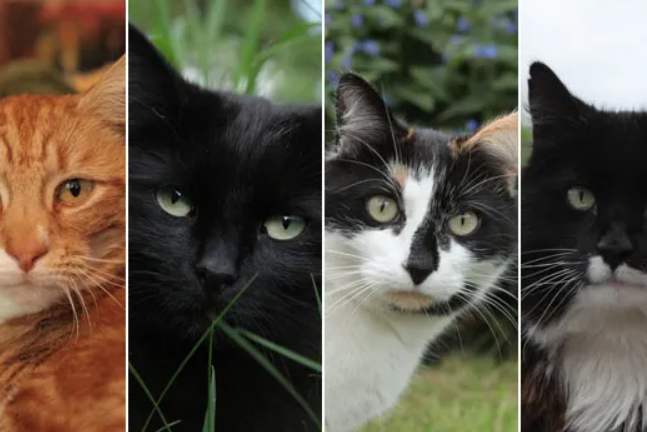
#> input picture gatos.png, 647 x 432 px
$ python Q3.py
#> lines starting #> are read from the running program, lines starting #| are printed output that depends on the picture; after the words box and inside, x2 and y2 are one past the last pixel; in counts of white or black regions, pixels touching at a corner belong together
import cv2
import numpy as np

# =========================
# 1. LEITURA
# =========================
img = cv2.imread("gatos.png")
#> img is the input picture: shape (432, 647, 3); mean B, G, R 70.1, 84.4, 92.1
if img is None:
    raise ValueError("Imagem não encontrada!")

original = img.copy()

# =========================
# 2. PRÉ-PROCESSAMENTO
# =========================
gray = cv2.cvtColor(img, cv2.COLOR_BGR2GRAY)
blur = cv2.GaussianBlur(gray, (5, 5), 0)

_, binary = cv2.threshold(
    blur, 0, 255, cv2.THRESH_BINARY_INV + cv2.THRESH_OTSU
)
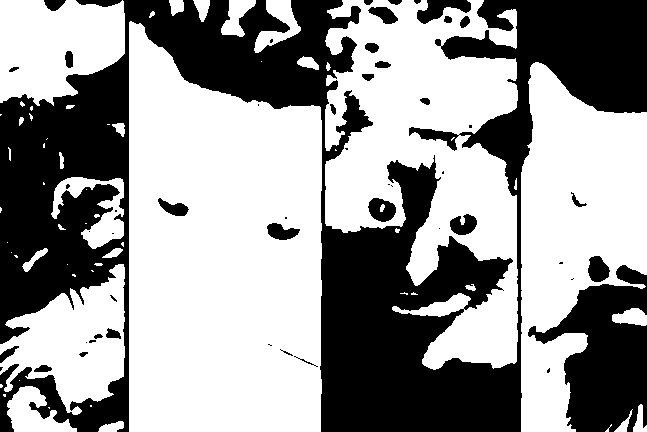
#> binary: shape (432, 647); 59.4% white; 52 black regions (21 under 20 px), largest, box (x1, y1, x2, y2) and area: (0, 0, 647, 432) 97958, (528, 265, 647, 432) 10968, (417, 0, 471, 24) 674

cv2.imwrite("01_binary.png", binary)

# =========================
# 3. MORFOLOGIA
# =========================
kernel = np.ones((3, 3), np.uint8)

opening = cv2.morphologyEx(binary, cv2.MORPH_OPEN, kernel, iterations=2)
#> opening: shape (432, 647); 58.6% white; 28 black regions (9 under 20 px), largest, box (x1, y1, x2, y2) and area: (0, 0, 647, 432) 100889, (528, 256, 647, 432) 11604, (417, 0, 471, 28) 831
cv2.imwrite("02_opening.png", opening)

sure_bg = cv2.dilate(opening, kernel, iterations=3)
#> sure_bg: shape (432, 647); 67.5% white; 29 black regions (12 under 20 px), largest, box (x1, y1, x2, y2) and area: (324, 164, 518, 432) 29174, (0, 59, 126, 340) 21280, (444, 0, 647, 193) 14905
cv2.imwrite("03_sure_bg.png", sure_bg)

# =========================
# 4. DISTANCE TRANSFORM
# =========================
dist = cv2.distanceTransform(opening, cv2.DIST_L2, 5)

dist_norm = cv2.normalize(dist, None, 0, 255, cv2.NORM_MINMAX)
dist_norm = np.uint8(dist_norm)

cv2.imwrite("04_distance.png", dist_norm)

_, sure_fg = cv2.threshold(dist, 0.4 * dist.max(), 255, 0)
#> sure_fg: shape (432, 647) float32; 9.2% white; 3 white regions, box (x1, y1, x2, y2) and area: (167, 114, 284, 432) 22624, (567, 139, 647, 233) 2877, (0, 0, 15, 32) 293
sure_fg = np.uint8(sure_fg)

cv2.imwrite("05_sure_fg.png", sure_fg)

# =========================
# 5. UNKNOWN REGION
# =========================
unknown = cv2.subtract(sure_bg, sure_fg)
#> unknown: shape (432, 647); 58.3% white; 32 black regions (12 under 20 px), largest, box (x1, y1, x2, y2) and area: (324, 164, 518, 432) 29174, (167, 114, 284, 432) 22624, (0, 59, 126, 340) 21280
cv2.imwrite("06_unknown.png", unknown)

# =========================
# 6. MARCADORES
# =========================
num_labels, markers = cv2.connectedComponents(sure_fg)
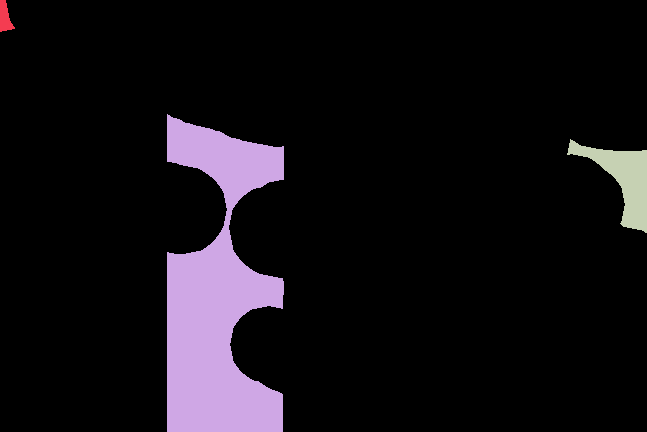
#> markers: shape (432, 647) int32; 4 distinct labels, from 0 to 3; one colour per label, 0 black
#> num_labels = 4

markers = markers + 1
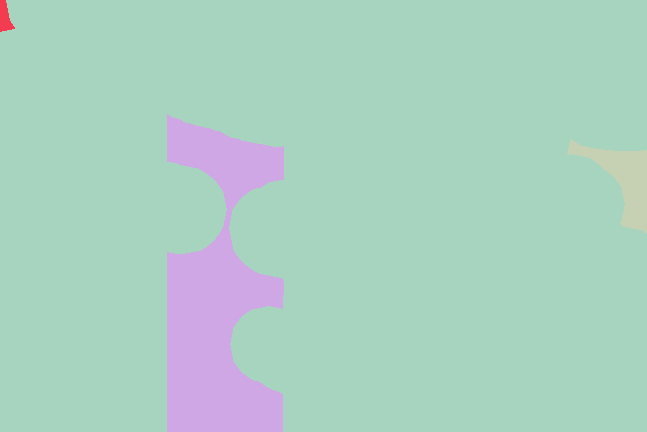
#> markers: shape (432, 647) int32; 4 distinct labels, from 1 to 4; one colour per label, 0 black
markers[unknown == 255] = 0
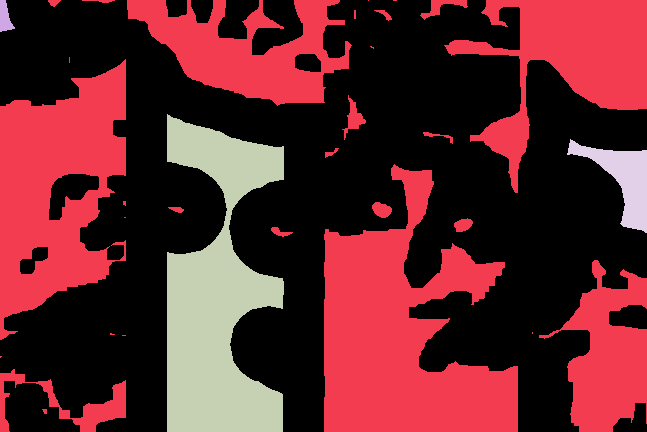
#> markers: shape (432, 647) int32; 5 distinct labels, from 0 to 4; one colour per label, 0 black

# =========================
# 7. WATERSHED
# =========================
markers_ws = markers.copy()
markers_ws = cv2.watershed(original, markers_ws)
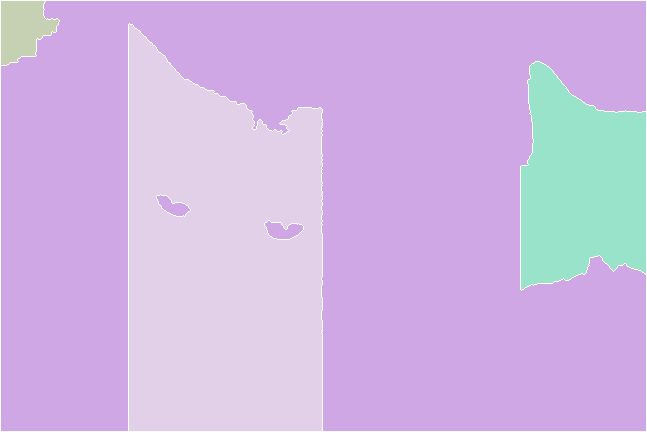
#> markers_ws: shape (432, 647) int32; 5 distinct labels, from -1 to 4; one colour per label, 0 black, -1 white

# =========================
# 8. RESULTADO FINAL
# =========================
result = original.copy()
result[markers_ws == -1] = [0, 0, 255]
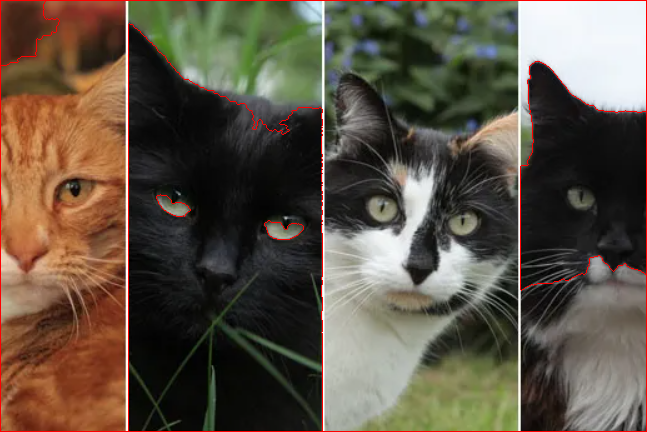
#> result: shape (432, 647, 3); 1.41% of pixels changed, all inside (x1, y1, x2, y2) = (0, 0, 647, 432)

cv2.imwrite("07_watershed_result.png", result)

# =========================
# 9. SEGMENTAÇÃO COLORIDA
# =========================
segmented = np.zeros_like(original)

for label in np.unique(markers_ws):
    if label <= 1:
        continue
    segmented[markers_ws == label] = np.random.randint(0, 255, 3)
#> this loop made 5 passes
#> label on pass 1: -1
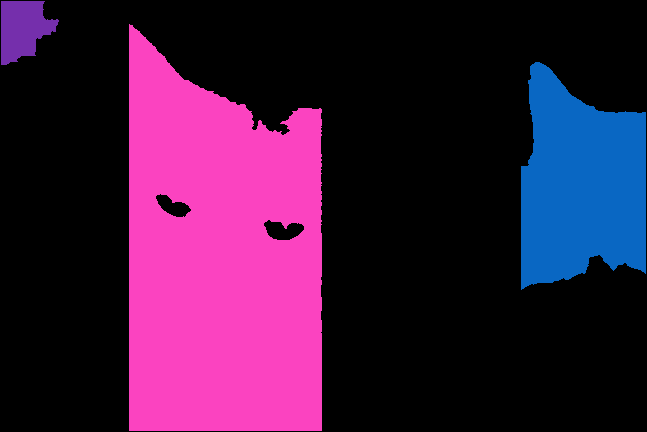
#> segmented: shape (432, 647, 3); mean of channels 0, 1, 2 60.9, 23.8, 59.7; drawn as B, G, R

cv2.imwrite("08_segmented_regions.png", segmented)

# =========================
# 10. (OPCIONAL) EXIBIÇÃO
# =========================
cv2.imshow("Result", result)
cv2.imshow("Segmented", segmented)

cv2.waitKey(0)
cv2.destroyAllWindows()
